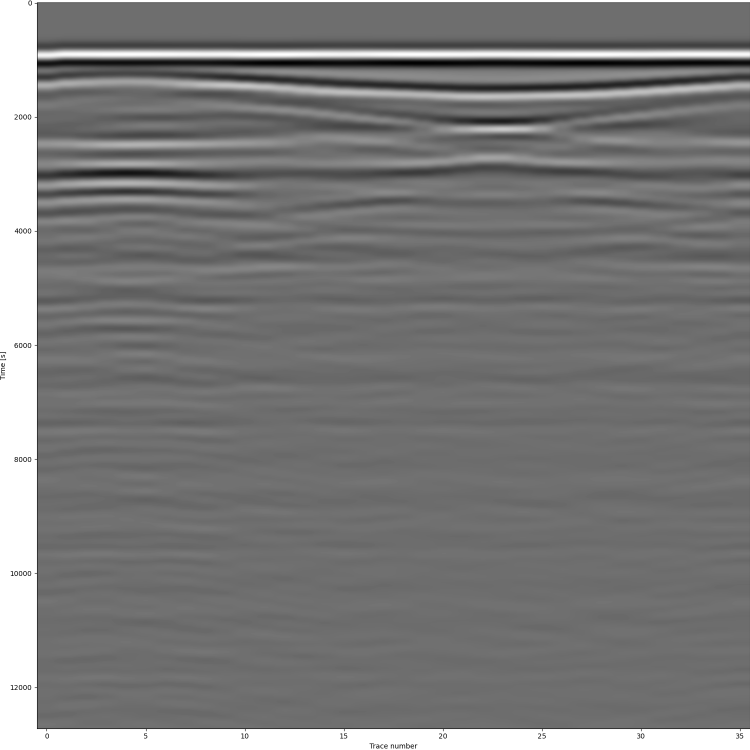
#> input picture Results/cavity-0.png, 1500 x 1500 px (shown at 1/2 size)
$ python test.py
#> lines starting #> are read from the running program, lines starting #| are printed output that depends on the picture; long printed decimals are rounded
import cv2
import numpy as np
from skimage.metrics import structural_similarity as ssim
from sklearn.metrics import mean_absolute_error, mean_squared_error
from math import log10

image1 = cv2.imread('cavity-0.png')
#> image1 is the input picture: shape (1500, 1500, 3); min 0, max 255, mean 120.9
image2 = cv2.imread('cavity-0_src.png')
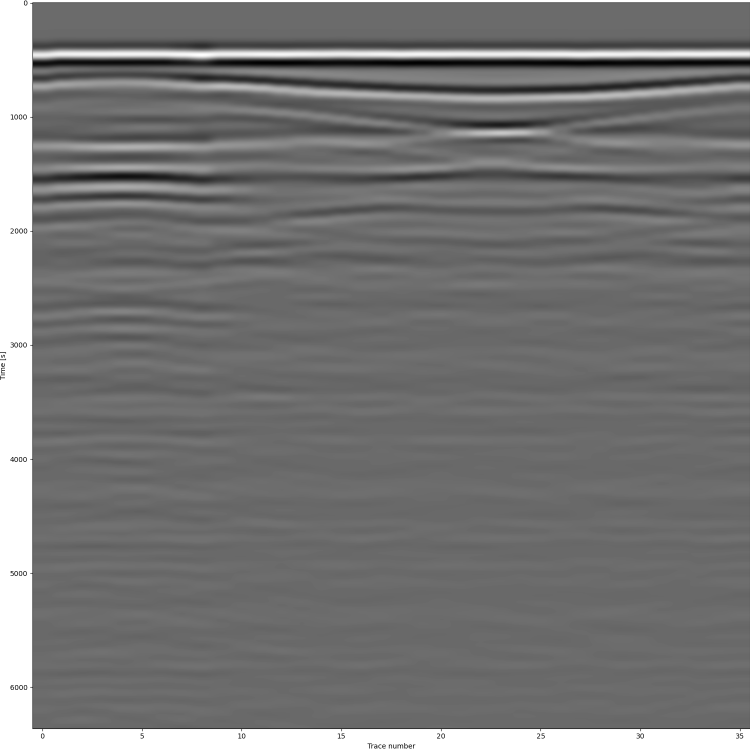
#> input picture Results/cavity-0_src.png, 1500 x 1500 px (shown at 1/2 size)
#> image2 is the input picture: shape (1500, 1500, 3); min 0, max 255, mean 116.8
# Ensure that both images have the same dimensions
if image1.shape != image2.shape:
    # Resize one of the images to match the dimensions of the other
    image2 = cv2.resize(image2, (image1.shape[1], image1.shape[0]))
print()

# Convert the images to grayscale (required for SSIM calculation)
gray_image1 = cv2.cvtColor(image1, cv2.COLOR_BGR2GRAY)
gray_image2 = cv2.cvtColor(image2, cv2.COLOR_BGR2GRAY)


def calculate_mse(img1, img2):
    h, w = img1.shape
    diff = cv2.subtract(img1, img2)
    err = np.sum(diff**2)
    mse = err/(float(h*w))
    return mse
def calculate_mae(img1, img2):
    h, w = img1.shape
    diff = cv2.subtract(img1, img2)
    err = np.sum(np.abs(diff))
    mae = err/(float(h*w))
    return mae
# Calculate SSIM
ssim_value = ssim(gray_image1, gray_image2)
#> ssim_value = 0.882

# Calculate MAE (Mean Absolute Error)
mae = calculate_mae(gray_image1,gray_image2)
#> in calculate_mae, `diff = cv2.subtract(img1, img2)`:
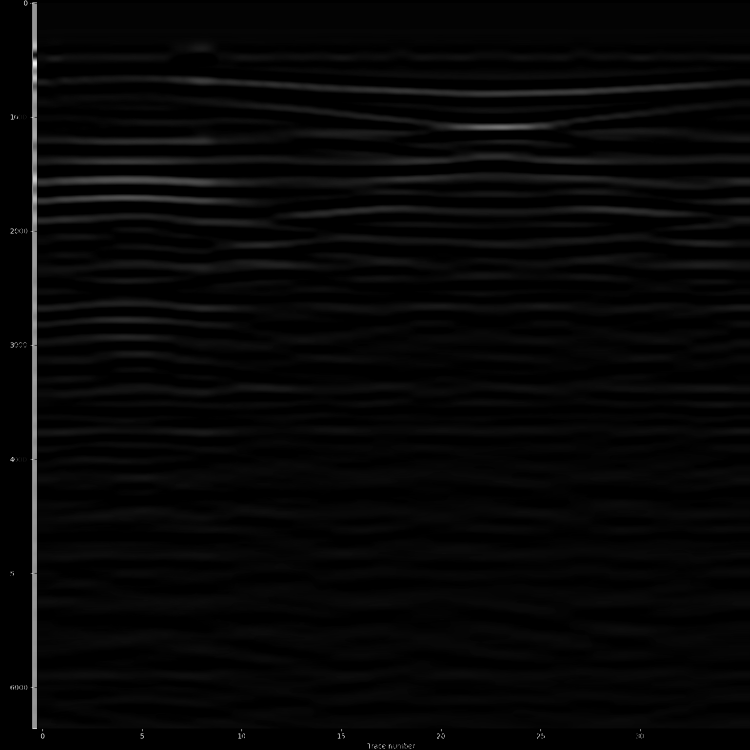
#> diff: shape (1500, 1500) (shown at 1/2 size); min 0, max 255, mean 6.2
#> in calculate_mae, `err = np.sum(np.abs(diff))`: err = 13948141
#> in calculate_mae, `mae = err/(float(h*w))`: mae = 6.2
#> mae = 6.2
# Calculate MSE using your custom function
mse = calculate_mse(gray_image1, gray_image2)
#> in calculate_mse, `err = np.sum(diff**2)`: err = 69626179
#> in calculate_mse, `mse = err/(float(h*w))`: mse = 30.94
#> mse = 30.94

# Calculate MAPE (Mean Absolute Percentage Error)
def calculate_mape(image1, image2):
    non_zero_indices = (image1 != 0)
    diff = np.abs(image1.astype(float) - image2.astype(float))
    mape = np.mean(np.divide(diff, image1.astype(float), out=np.zeros_like(diff), where=non_zero_indices)) * 100
    return mape

mape_value = calculate_mape(gray_image1, gray_image2)
#> in calculate_mape, `non_zero_indices = (image1 != 0)`:
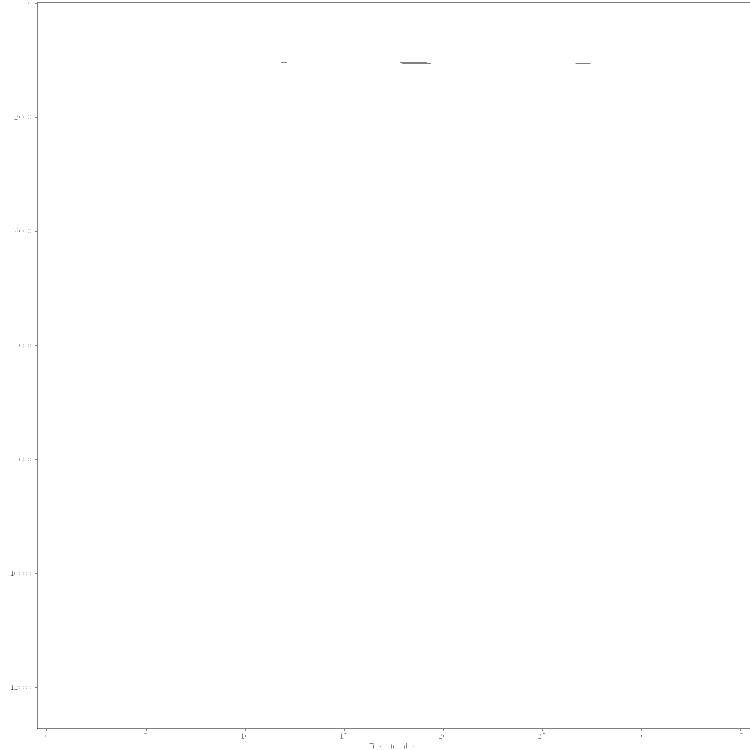
#> non_zero_indices: shape (1500, 1500) bool (shown at 1/2 size); 99.8% white; black in thin lines or dots
#> in calculate_mape, `diff = np.abs(image1.astype(float) - image2.astype(float))`:
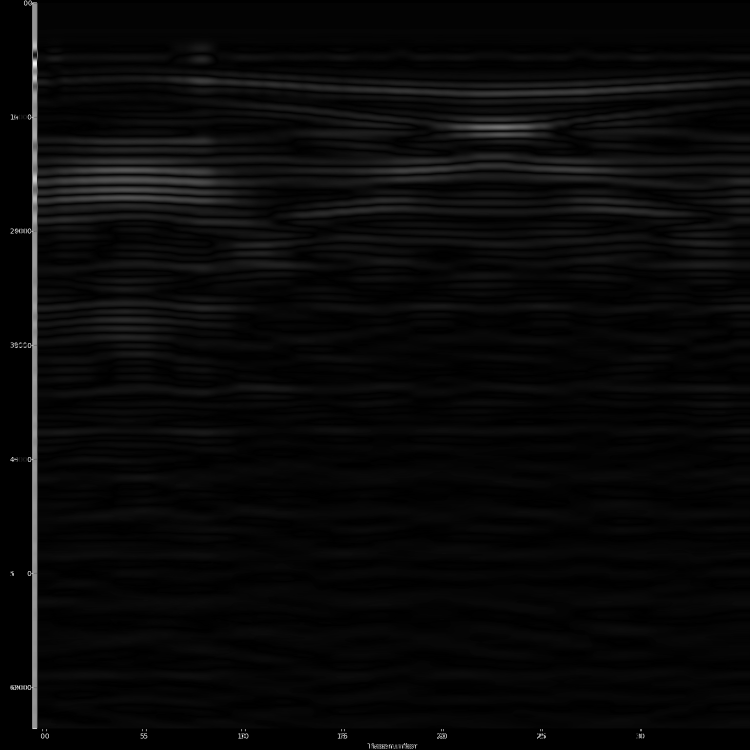
#> diff: shape (1500, 1500) float64 (shown at 1/2 size); min 0, max 255, mean 8.4
#> in calculate_mape, `mape = np.mean(np.divide(diff, image1.astype(float), out=np.zeros_like..`: mape = 7.67
#> mape_value = 7.67

# Calculate MRE (Mean Relative Error)
def calculate_mre(image1, image2):
    absolute_image1 = np.abs(image1.astype(float))
    absolute_image2 = np.abs(image2.astype(float))
    non_zero_indices = (absolute_image1 != 0) | (absolute_image2 != 0)
    relative_diff = np.abs(image1.astype(float) - image2.astype(float)) / np.maximum(absolute_image1, absolute_image2)
    mre = np.mean(np.divide(relative_diff, np.maximum(absolute_image1, absolute_image2), out=np.zeros_like(relative_diff), where=non_zero_indices)) * 100
    return mre

mre_value = calculate_mre(gray_image1, gray_image2)
#> in calculate_mre, `non_zero_indices = (absolute_image1 != 0) | (absolute_image2 != 0)`:
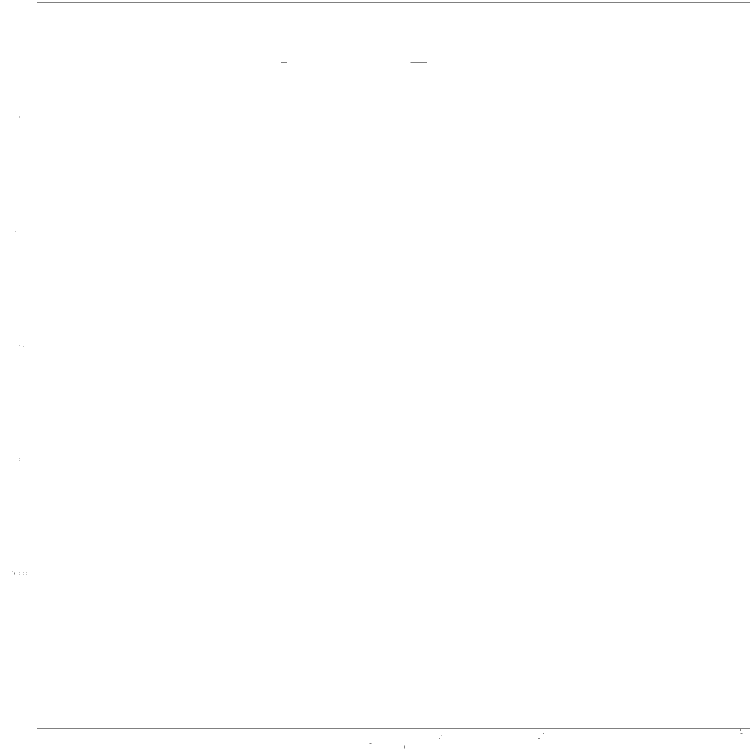
#> non_zero_indices: shape (1500, 1500) bool (shown at 1/2 size); 99.9% white; black in thin lines or dots
#> in calculate_mre, `relative_diff = np.abs(image1.astype(float) - image2.astype(float)) / ..`:
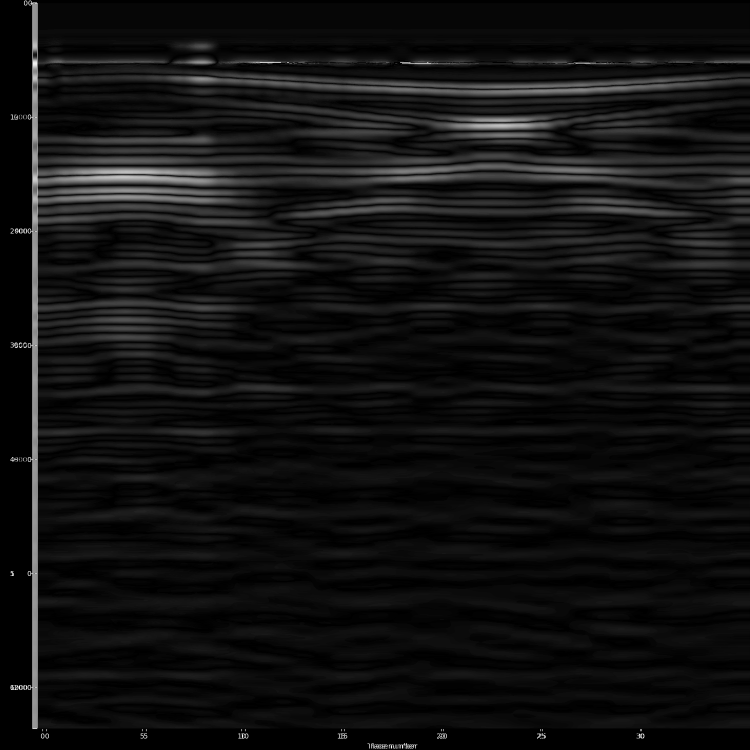
#> relative_diff: shape (1500, 1500) float64 (shown at 1/2 size); 0.13% of the values are NaN or infinite; the others: min 0, max 1, mean 0.0685; drawn with min black, max white, NaN and infinite black
#> in calculate_mre, `mre = np.mean(np.divide(relative_diff, np.maximum(absolute_image1, abs..`: mre = 0.0742
#> mre_value = 0.0742

# Print the calculated values
print(f"SSIM: {ssim_value}")
#| SSIM: 0.8818
print(f"MAE: {mae}")
#| MAE: 6.199
print(f"MSE: {mse}")
#| MSE: 30.945
print(f"MAPE: {mape_value}%")
#| MAPE: 7.668%
print(f"MRE: {mre_value}%")
#| MRE: 0.0742%
